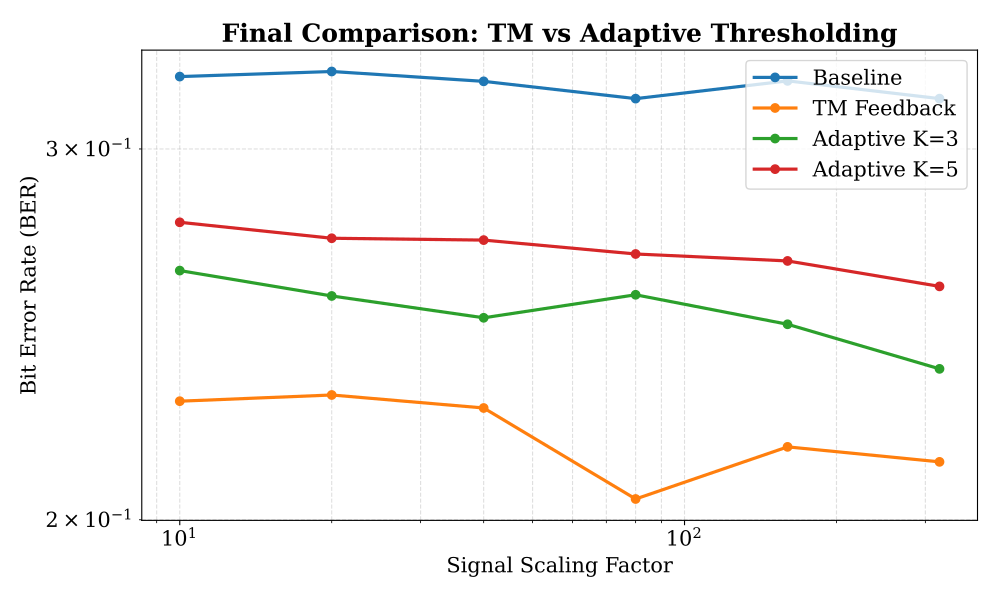

Source code (Python):
import numpy as np
import matplotlib.pyplot as plt


plt.rcParams.update({
    "font.family": "serif",
    "font.size": 15,
    "axes.titleweight": "bold",
    "lines.linewidth": 2.3,
    "figure.dpi": 140
})

np.random.seed(42)

DT = 0.005
K_ON = 50.0
K_OFF = 5.0

NUM_BITS = 3000
TRAIN_BITS = 200
NUM_ITERATIONS = 15

Q_MOLS = 50000
D_COEFF = 30.0
D_DIST = 4.0

T_BIT = 0.2
SCALES = [10, 20, 40, 80, 160, 320]

# fickian channel
def build_fick_channel(bits):
    t_total = len(bits) * T_BIT
    t = np.arange(0, t_total, DT)
    C = np.zeros(len(t))

    # Dynamic pulse duration
    pulse_t = np.arange(0, max(2.0, 10*T_BIT), DT)
    pulse_t = np.maximum(pulse_t, 1e-12)

    pulse = (Q_MOLS / ((4*np.pi*D_COEFF*pulse_t)**1.5)) \
            * np.exp(-(D_DIST**2)/(4*D_COEFF*pulse_t))
    pulse *= 0.005

    for i, b in enumerate(bits):
        if b == 1:
            s = int(i*T_BIT/DT)
            e = min(s + len(pulse), len(C))
            C[s:e] += pulse[:e-s]

    return C

#receivers

def receiver(C, mode="standard"):
    R = np.zeros(len(C))
    D = np.zeros(len(C))
    F = np.ones(len(C))

    for i in range(1, len(C)):
        if mode == "standard":
            dR = (K_ON*C[i-1]*F[i-1] - K_OFF*R[i-1]) * DT
            R[i] = np.clip(R[i-1] + dR, 0, 1)
            F[i] = 1 - R[i]

        else:
            k_rec = 0.2 + 3.5*D[i-1]
            dR = (K_ON*C[i-1]*F[i-1] - K_OFF*R[i-1]) * DT
            dD = (K_OFF*R[i-1] - k_rec*D[i-1]) * DT

            R[i] = np.clip(R[i-1] + dR, 0, 1)
            D[i] = np.clip(D[i-1] + dD, 0, 1)

            s = R[i] + D[i]
            if s > 1:
                R[i] /= s
                D[i] /= s

            F[i] = 1 - R[i] - D[i]

    return R

# samplinfs

def sample(R, bits):
    sample_time = min(0.08, T_BIT - DT)  
    idx = [
        min(int((i*T_BIT + sample_time)/DT), len(R)-1)
        for i in range(len(bits))
    ]
    return np.array([R[i] for i in idx])

# fixedthreshold

def detect(samples, bits):
    tr_s, te_s = samples[:TRAIN_BITS], samples[TRAIN_BITS:]
    tr_b, te_b = bits[:TRAIN_BITS], bits[TRAIN_BITS:]

    mu1 = np.mean(tr_s[tr_b == 1]) if np.any(tr_b == 1) else 0
    mu0 = np.mean(tr_s[tr_b == 0]) if np.any(tr_b == 0) else 0

    th = (mu1 + mu0) / 2
    pred = (te_s > th).astype(int)

    return np.mean(pred != te_b)


def estimate_h(K):
    bits = np.zeros(K+1)
    bits[0] = 1

    C = build_fick_channel(bits)
    R = receiver(C, "standard")
    s = sample(R, bits)

    return s

# adaptive threshold
def adaptive_detection(sig, bits, h, K):
    tr_s, te_s = sig[:TRAIN_BITS], sig[TRAIN_BITS:]
    tr_b, te_b = bits[:TRAIN_BITS], bits[TRAIN_BITS:]

    mu1 = np.mean(tr_s[tr_b == 1]) if np.any(tr_b == 1) else h[0]
    mu0 = np.mean(tr_s[tr_b == 0]) if np.any(tr_b == 0) else 0
    base_th = (mu1 + mu0) / 2.0

    #i maded learning damping here not a fixed value it learns from data
    
    isi_vals = []
    residuals = []

    for i in range(K, TRAIN_BITS):
        past_bits = tr_b[i-K:i][::-1]
        isi_est = np.sum(past_bits * h[1:K+1])
        isi_vals.append(isi_est)
        residuals.append(tr_s[i] - base_th)

    isi_vals = np.array(isi_vals)
    residuals = np.array(residuals)

    if len(isi_vals) > 0:
        alpha = np.dot(isi_vals, residuals) / (np.dot(isi_vals, isi_vals) + 1e-12)
        damping = np.clip(alpha, 0.0, 1.0)
    else:
        damping = 0.5

    # detection
    out = []
    b_hat = np.array(tr_b[-K:])[::-1] if K > 0 else np.zeros(0)

    for val in te_s:
        isi = np.sum(b_hat * h[1:K+1]) * damping
        th = base_th + isi

        d = 1 if val > th else 0
        out.append(d)

        b_hat = np.roll(b_hat, 1)
        b_hat[0] = d

    return np.mean(np.array(out) != te_b)

# simülation part

labels = [
    "Baseline",
    "TM Feedback",
    "Adaptive K=3",
    "Adaptive K=5"
]

results = {l: [] for l in labels}
std_results = {l: [] for l in labels}

print("Estimating CSI...")
h3 = estimate_h(3)
h5 = estimate_h(5)

print("Running Monte Carlo...")

for scale in SCALES:
    acc = {l: [] for l in labels}

    for _ in range(NUM_ITERATIONS):
        bits = np.random.randint(0, 2, NUM_BITS)

        C = build_fick_channel(bits)
        Cn = np.random.poisson(C * scale) / scale

        R_std = receiver(Cn, "standard")
        R_tm  = receiver(Cn, "feedback")

        sig_std = sample(R_std, bits)
        sig_tm  = sample(R_tm, bits)

        acc["Baseline"].append(detect(sig_std, bits))
        acc["TM Feedback"].append(detect(sig_tm, bits))

        acc["Adaptive K=3"].append(adaptive_detection(sig_std, bits, h3, 3))
        acc["Adaptive K=5"].append(adaptive_detection(sig_std, bits, h5, 5))

    for k in labels:
        results[k].append(np.mean(acc[k]))
        std_results[k].append(np.std(acc[k]))

    print(f"Scale {scale} done")

# plot part

plt.figure(figsize=(10, 6))

for k in labels:
    plt.plot(SCALES,
             np.maximum(results[k], 1e-12),
             marker="o",
             label=k)

plt.xscale("log")
plt.yscale("log")
plt.xlabel("Signal Scaling Factor")
plt.ylabel("Bit Error Rate (BER)")
plt.title("Final Comparison: TM vs Adaptive Thresholding")
plt.grid(True, which="both", linestyle="--", alpha=0.4)
plt.legend()

plt.tight_layout()
plt.savefig("FINAL_READY.pdf")
plt.show()

# table with scale 80

idx = SCALES.index(80)

print("\n=== FINAL TABLE (Scale = 80) ===")
for k in labels:
    print(f"{k:<20}: BER = {results[k][idx]:.5f} ± {std_results[k][idx]:.5f}")
